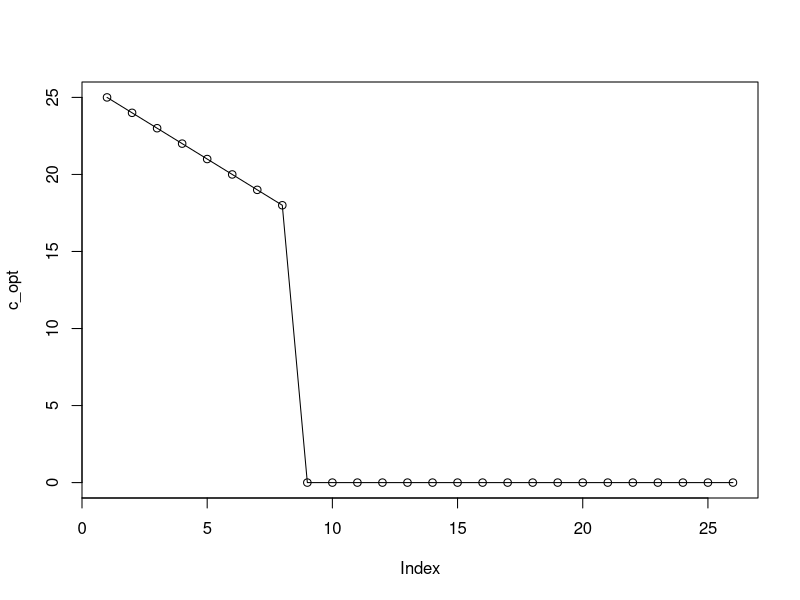
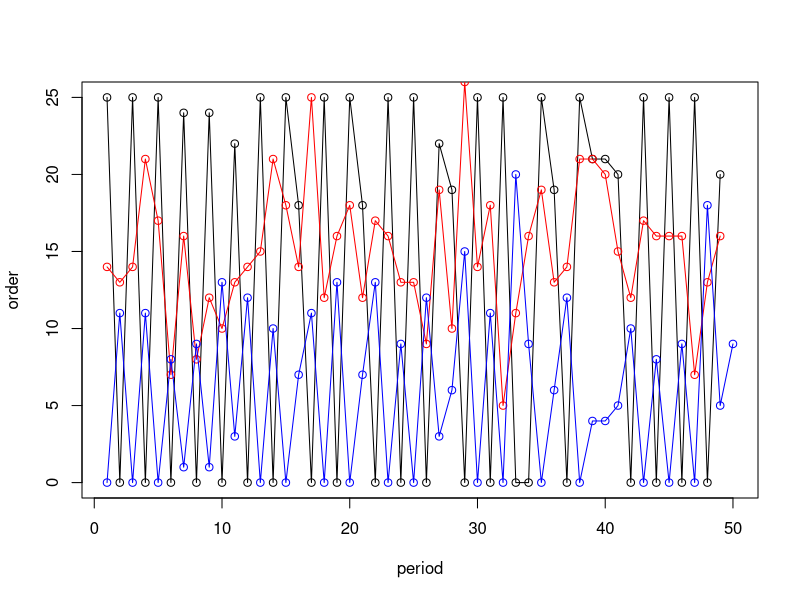

Source code (R) for these figures, in order:
# DynOpt Exam Winter 2020/2021

# Exercise 2

maxcar <- 25
fixcost <- 20 # NOTE: This was 10 in the template! As there was no info in the taskbook, we reverted this to 20!
varcost <- 5
carrevenue <- 7
orders <- 0:maxcar
states <- 0:maxcar
beta0 <- 0.99
lambda = 15 #2 9 15

# Initial guess for value function
V <- Vnew <- rep(0, length(states))

utility <- function(cc, cur_demand, cars_e){
  # no negative orders
  if (cc<0){
    return(-Inf)
    # no orders higher than space available
  }else if ((cc+cars_e) > maxcar){
    return(-Inf)
  }else{
    return(min(cur_demand, cars_e + cc) * carrevenue - cc * varcost - min(cc,1) * fixcost)
  }
}
maximand <- function(cc, cars_e, V){
  
  # As the demand is rather finite, we compute for all possible demands
  # We assume that a demand cannot be higher than 25
  # As the Poisson distribution is asymptotic, the demand could potentially be over 25,
  # however, chances are infinitesimally small
  demand_new = seq(0,25)

  # Law of Motion
  cars_tilde = cars_e + cc - demand_new
  cars_tilde = replace(cars_tilde, cars_tilde<0, 0) # Remove negative values when demand is gt stock
  
  # future values weighted by probability
  probs = dpois(demand_new, lambda)
  probs = probs/sum(probs)
  # weigh future values by probability of occurence
  EV = sum(V[cars_tilde+1] * probs)

  # utilities for all possible demands 
  utils = rep(0,length(demand_new))
  for(d in 1:length(demand_new)){
    cur_util = utility(cc = cc, cur_demand = demand_new[d], cars_e = cars_e)
    utils[d] = cur_util
  }
  # weighted by probability
  util = sum(utils * probs)
  return(util + beta0*EV)
}

# Initialize iteration counter for printing only
ite = 0
# Value function iteration
repeat{
  # Initialize the new Value vector
  Vnew <- rep(0, length(states))
  for(i in states){
    objs <- rep(0, length(states))
    # for all allowed orders
    for(o in 0:(maxcar-i)){
      objs[o+1] = maximand(cc=o, cars_e=i, V=V)
    }
    Vnew[i+1] <- max(objs)
  }
  # Calculate deviation of contraction mapped value functions
  print(paste("Iteration", ite, "- Maximal deviation between V and Vnew is:", max(abs(Vnew-V))))
  # If the value vectors have a maximum absolute deviation of lt 1e-6,
  # the optimization is finished
  if(max(abs(Vnew-V)) < 1e-6){ 
    break
  }
  V <- Vnew
  # Raise counter for printing purposes only
  ite = ite + 1
}

# Compute the policy function for all states
c_opt <- rep(0, length(orders))
for(i in states){
  objs <- rep(0, length(states))
  # choose the optimal order by computing value of for each state
  for(o in 0:(maxcar-i)){
    objs[o+1] = maximand(cc=o, cars_e=i, V=V)
  }
  c_opt[i+1] <- which.max(objs)-1
}
# Print the policy function
print(c_opt)
# Plot the policy function
plot(c_opt)
lines(c_opt)

# Simulate for 50 periods
TT = 50
carstore <- rep(NA, TT)
order <- rep(NA, TT)
demand <- rep(NA, TT)
carstore[1] <- 0 # according to task
profit <- rep(0,TT)
for(tt in 1:(TT-1)){
  # Use the optimal policy for current stock
  order[tt] <- c_opt[carstore[tt]+1]
  demand[tt] = rpois(1, lambda)
  profit[tt] <- min(demand[tt], carstore[tt] + order[tt]) * carrevenue - order[tt] *
    varcost - min(order[tt],1) * fixcost
  carstore[tt+1] <- max(carstore[tt] + order[tt] - demand[tt], 0)
}

# Plot order, demand and stock
plot(1:TT,order, 
     t="o",
     xlab="period",
     ylim=c(0, 25))
lines(1:TT,demand,    
      t="o",
      col="red")  # Add the demand stream to the plot
lines(1:TT,carstore,    
      t="o",
      col="blue") # Add the cars to the plot